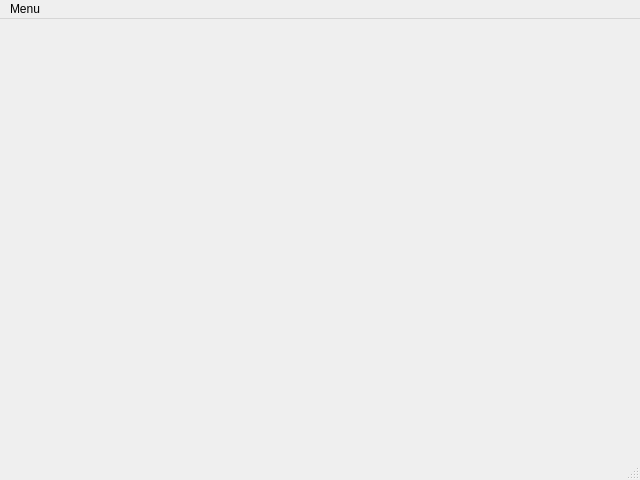
<?xml version="1.0" encoding="UTF-8"?>
<ui version="4.0">
 <class>MarioEditorClass</class>
 <widget class="QMainWindow" name="MarioEditorClass">
  <property name="enabled">
   <bool>true</bool>
  </property>
  <property name="geometry">
   <rect>
    <x>0</x>
    <y>0</y>
    <width>640</width>
    <height>480</height>
   </rect>
  </property>
  <property name="minimumSize">
   <size>
    <width>640</width>
    <height>480</height>
   </size>
  </property>
  <property name="maximumSize">
   <size>
    <width>640</width>
    <height>480</height>
   </size>
  </property>
  <property name="baseSize">
   <size>
    <width>640</width>
    <height>480</height>
   </size>
  </property>
  <property name="cursor">
   <cursorShape>ArrowCursor</cursorShape>
  </property>
  <property name="mouseTracking">
   <bool>true</bool>
  </property>
  <property name="focusPolicy">
   <enum>Qt::ClickFocus</enum>
  </property>
  <property name="windowTitle">
   <string>MapEditor</string>
  </property>
  <property name="windowIcon">
   <iconset resource="marioeditor.qrc">
    <normaloff>:/MarioEditor/Application/Resource/Mario.ico</normaloff>:/MarioEditor/Application/Resource/Mario.ico</iconset>
  </property>
  <widget class="QWidget" name="centralWidget"/>
  <widget class="QMenuBar" name="menuBar">
   <property name="geometry">
    <rect>
     <x>0</x>
     <y>0</y>
     <width>640</width>
     <height>23</height>
    </rect>
   </property>
   <widget class="QMenu" name="menuOpenMap">
    <property name="title">
     <string>Menu</string>
    </property>
    <addaction name="actionOpenMap"/>
   </widget>
   <addaction name="menuOpenMap"/>
  </widget>
  <widget class="QStatusBar" name="statusBar"/>
  <action name="actionOpenMap">
   <property name="text">
    <string>OpenMap</string>
   </property>
  </action>
 </widget>
 <layoutdefault spacing="6" margin="11"/>
 <resources>
  <include location="marioeditor.qrc"/>
 </resources>
 <connections/>
</ui>
